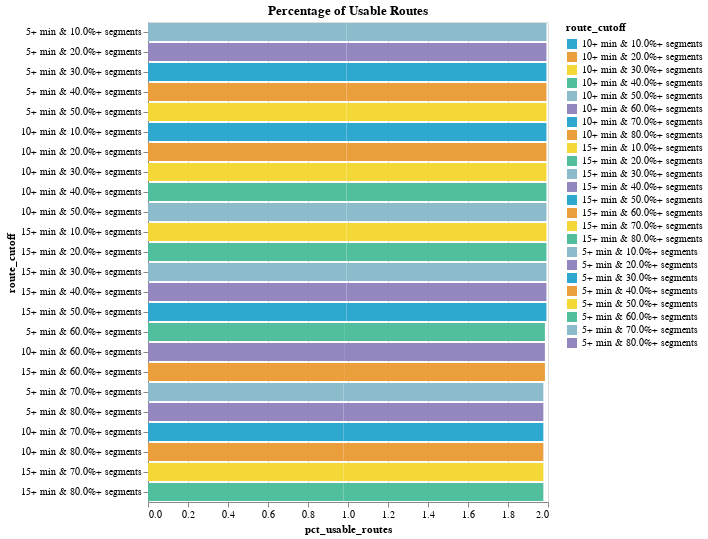

Notebook cell for this chart:
### Code cell
# Dropdown menu 1
dropdown1 = alt.binding_select(
        options=empty_df["name"].sort_values().unique().tolist(), name="name"
    )
selection1 = alt.selection_single(fields=["name"], bind=dropdown1)

(
        alt.Chart(empty_df)
        .mark_bar()
        .encode(
            x=alt.X(
                "pct_usable_routes:Q",
                sort=alt.SortField("pct_usable_routes", order="descending"),
            ),
            y=alt.Y(
                "route_cutoff:N", sort=alt.SortField("pct_usable_routes", order="descending")
            ),
            color=alt.Color(
                "route_cutoff:N", scale=alt.Scale(range=cp.CALITP_CATEGORY_BRIGHT_COLORS)
            ),
            tooltip=[

            ],
        )
        .properties(title=f"Percentage of Usable Routes")
    )#.add_selection(selection1).transform_filter(selection1)

### Figure 1 — Vega-Lite specification as saved in the notebook (floating-point values rounded to 4 significant figures)
{"config": {"view": {"continuousWidth": 400, "continuousHeight": 300}}, "data": {"name": "data-0eaf23092b04c321c3306f6e1b4ca729"}, "mark": "bar", "encoding": {"color": {"field": "route_cutoff", "scale": {"range": ["#2EA8CE", "#EB9F3C", "#F4D837", "#51BF9D", "#8CBCCB", "#9487C0"]}, "type": "nominal"}, "tooltip": [], "x": {"field": "pct_usable_routes", "sort": {"field": "pct_usable_routes", "order": "descending"}, "type": "quantitative"}, "y": {"field": "route_cutoff", "sort": {"field": "pct_usable_routes", "order": "descending"}, "type": "nominal"}}, "title": "Percentage of Usable Routes", "$schema": "https://vega.github.io/schema/vega-lite/v4.17.0.json", "datasets": {"data-0eaf23092b04c321c3306f6e1b4ca729": [{"index": "route_id", "Total Routes in Category": 128, "time_cutoff": 5, "segment_cutoff": 0.1, "name": "Bay Area 511 AC Transit Schedule", "route_cutoff": "5+ min & 10.0%+ segments", "total_routes": 129, "pct_usable_routes": 0.9922}, {"index": "route_id", "Total Routes in Category": 128, "time_cutoff": 5, "segment_cutoff": 0.2, "name": "Bay Area 511 AC Transit Schedule", "route_cutoff": "5+ min & 20.0%+ segments", "total_routes": 129, "pct_usable_routes": 0.9922}, {"index": "route_id", "Total Routes in Category": 128, "time_cutoff": 5, "segment_cutoff": 0.3, "name": "Bay Area 511 AC Transit Schedule", "route_cutoff": "5+ min & 30.0%+ segments", "total_routes": 129, "pct_usable_routes": 0.9922}, {"index": "route_id", "Total Routes in Category": 128, "time_cutoff": 5, "segment_cutoff": 0.4, "name": "Bay Area 511 AC Transit Schedule", "route_cutoff": "5+ min & 40.0%+ segments", "total_routes": 129, "pct_usable_routes": 0.9922}, {"index": "route_id", "Total Routes in Category": 128, "time_cutoff": 5, "segment_cutoff": 0.5, "name": "Bay Area 511 AC Transit Schedule", "route_cutoff": "5+ min & 50.0%+ segments", "total_routes": 129, "pct_usable_routes": 0.9922}, {"index": "route_id", "Total Routes in Category": 127, "time_cutoff": 5, "segment_cutoff": 0.6, "name": "Bay Area 511 AC Transit Schedule", "route_cutoff": "5+ min & 60.0%+ segments", "total_routes": 129, "pct_usable_routes": 0.9845}, {"index": "route_id", "Total Routes in Category": 126, "time_cutoff": 5, "segment_cutoff": 0.7, "name": "Bay Area 511 AC Transit Schedule", "route_cutoff": "5+ min & 70.0%+ segments", "total_routes": 129, "pct_usable_routes": 0.9767}, {"index": "route_id", "Total Routes in Category": 126, "time_cutoff": 5, "segment_cutoff": 0.8, "name": "Bay Area 511 AC Transit Schedule", "route_cutoff": "5+ min & 80.0%+ segments", "total_routes": 129, "pct_usable_routes": 0.9767}, {"index": "route_id", "Total Routes in Category": 128, "time_cutoff": 10, "segment_cutoff": 0.1, "name": "Bay Area 511 AC Transit Schedule", "route_cutoff": "10+ min & 10.0%+ segments", "total_routes": 129, "pct_usable_routes": 0.9922}, {"index": "route_id", "Total Routes in Category": 128, "time_cutoff": 10, "segment_cutoff": 0.2, "name": "Bay Area 511 AC Transit Schedule", "route_cutoff": "10+ min & 20.0%+ segments", "total_routes": 129, "pct_usable_routes": 0.9922}, {"index": "route_id", "Total Routes in Category": 128, "time_cutoff": 10, "segment_cutoff": 0.3, "name": "Bay Area 511 AC Transit Schedule", "route_cutoff": "10+ min & 30.0%+ segments", "total_routes": 129, "pct_usable_routes": 0.9922}, {"index": "route_id", "Total Routes in Category": 128, "time_cutoff": 10, "segment_cutoff": 0.4, "name": "Bay Area 511 AC Transit Schedule", "route_cutoff": "10+ min & 40.0%+ segments", "total_routes": 129, "pct_usable_routes": 0.9922}, {"index": "route_id", "Total Routes in Category": 128, "time_cutoff": 10, "segment_cutoff": 0.5, "name": "Bay Area 511 AC Transit Schedule", "route_cutoff": "10+ min & 50.0%+ segments", "total_routes": 129, "pct_usable_routes": 0.9922}, {"index": "route_id", "Total Routes in Category": 127, "time_cutoff": 10, "segment_cutoff": 0.6, "name": "Bay Area 511 AC Transit Schedule", "route_cutoff": "10+ min & 60.0%+ segments", "total_routes": 129, "pct_usable_routes": 0.9845}, {"index": "route_id", "Total Routes in Category": 126, "time_cutoff": 10, "segment_cutoff": 0.7, "name": "Bay Area 511 AC Transit Schedule", "route_cutoff": "10+ min & 70.0%+ segments", "total_routes": 129, "pct_usable_routes": 0.9767}, {"index": "route_id", "Total Routes in Category": 126, "time_cutoff": 10, "segment_cutoff": 0.8, "name": "Bay Area 511 AC Transit Schedule", "route_cutoff": "10+ min & 80.0%+ segments", "total_routes": 129, "pct_usable_routes": 0.9767}, {"index": "route_id", "Total Routes in Category": 128, "time_cutoff": 15, "segment_cutoff": 0.1, "name": "Bay Area 511 AC Transit Schedule", "route_cutoff": "15+ min & 10.0%+ segments", "total_routes": 129, "pct_usable_routes": 0.9922}, {"index": "route_id", "Total Routes in Category": 128, "time_cutoff": 15, "segment_cutoff": 0.2, "name": "Bay Area 511 AC Transit Schedule", "route_cutoff": "15+ min & 20.0%+ segments", "total_routes": 129, "pct_usable_routes": 0.9922}, {"index": "route_id", "Total Routes in Category": 128, "time_cutoff": 15, "segment_cutoff": 0.3, "name": "Bay Area 511 AC Transit Schedule", "route_cutoff": "15+ min & 30.0%+ segments", "total_routes": 129, "pct_usable_routes": 0.9922}, {"index": "route_id", "Total Routes in Category": 128, "time_cutoff": 15, "segment_cutoff": 0.4, "name": "Bay Area 511 AC Transit Schedule", "route_cutoff": "15+ min & 40.0%+ segments", "total_routes": 129, "pct_usable_routes": 0.9922}, {"index": "route_id", "Total Routes in Category": 128, "time_cutoff": 15, "segment_cutoff": 0.5, "name": "Bay Area 511 AC Transit Schedule", "route_cutoff": "15+ min & 50.0%+ segments", "total_routes": 129, "pct_usable_routes": 0.9922}, {"index": "route_id", "Total Routes in Category": 127, "time_cutoff": 15, "segment_cutoff": 0.6, "name": "Bay Area 511 AC Transit Schedule", "route_cutoff": "15+ min & 60.0%+ segments", "total_routes": 129, "pct_usable_routes": 0.9845}, {"index": "route_id", "Total Routes in Category": 126, "time_cutoff": 15, "segment_cutoff": 0.7, "name": "Bay Area 511 AC Transit Schedule", "route_cutoff": "15+ min & 70.0%+ segments", "total_routes": 129, "pct_usable_routes": 0.9767}, {"index": "route_id", "Total Routes in Category": 126, "time_cutoff": 15, "segment_cutoff": 0.8, "name": "Bay Area 511 AC Transit Schedule", "route_cutoff": "15+ min & 80.0%+ segments", "total_routes": 129, "pct_usable_routes": 0.9767}, {"index": "route_id", "Total Routes in Category": 18, "time_cutoff": 5, "segment_cutoff": 0.1, "name": "Big Blue Bus Schedule", "route_cutoff": "5+ min & 10.0%+ segments", "total_routes": 18, "pct_usable_routes": 1.0}, {"index": "route_id", "Total Routes in Category": 18, "time_cutoff": 5, "segment_cutoff": 0.2, "name": "Big Blue Bus Schedule", "route_cutoff": "5+ min & 20.0%+ segments", "total_routes": 18, "pct_usable_routes": 1.0}, {"index": "route_id", "Total Routes in Category": 18, "time_cutoff": 5, "segment_cutoff": 0.3, "name": "Big Blue Bus Schedule", "route_cutoff": "5+ min & 30.0%+ segments", "total_routes": 18, "pct_usable_routes": 1.0}, {"index": "route_id", "Total Routes in Category": 18, "time_cutoff": 5, "segment_cutoff": 0.4, "name": "Big Blue Bus Schedule", "route_cutoff": "5+ min & 40.0%+ segments", "total_routes": 18, "pct_usable_routes": 1.0}, {"index": "route_id", "Total Routes in Category": 18, "time_cutoff": 5, "segment_cutoff": 0.5, "name": "Big Blue Bus Schedule", "route_cutoff": "5+ min & 50.0%+ segments", "total_routes": 18, "pct_usable_routes": 1.0}, {"index": "route_id", "Total Routes in Category": 18, "time_cutoff": 5, "segment_cutoff": 0.6, "name": "Big Blue Bus Schedule", "route_cutoff": "5+ min & 60.0%+ segments", "total_routes": 18, "pct_usable_routes": 1.0}, {"index": "route_id", "Total Routes in Category": 18, "time_cutoff": 5, "segment_cutoff": 0.7, "name": "Big Blue Bus Schedule", "route_cutoff": "5+ min & 70.0%+ segments", "total_routes": 18, "pct_usable_routes": 1.0}, {"index": "route_id", "Total Routes in Category": 18, "time_cutoff": 5, "segment_cutoff": 0.8, "name": "Big Blue Bus Schedule", "route_cutoff": "5+ min & 80.0%+ segments", "total_routes": 18, "pct_usable_routes": 1.0}, {"index": "route_id", "Total Routes in Category": 18, "time_cutoff": 10, "segment_cutoff": 0.1, "name": "Big Blue Bus Schedule", "route_cutoff": "10+ min & 10.0%+ segments", "total_routes": 18, "pct_usable_routes": 1.0}, {"index": "route_id", "Total Routes in Category": 18, "time_cutoff": 10, "segment_cutoff": 0.2, "name": "Big Blue Bus Schedule", "route_cutoff": "10+ min & 20.0%+ segments", "total_routes": 18, "pct_usable_routes": 1.0}, {"index": "route_id", "Total Routes in Category": 18, "time_cutoff": 10, "segment_cutoff": 0.3, "name": "Big Blue Bus Schedule", "route_cutoff": "10+ min & 30.0%+ segments", "total_routes": 18, "pct_usable_routes": 1.0}, {"index": "route_id", "Total Routes in Category": 18, "time_cutoff": 10, "segment_cutoff": 0.4, "name": "Big Blue Bus Schedule", "route_cutoff": "10+ min & 40.0%+ segments", "total_routes": 18, "pct_usable_routes": 1.0}, {"index": "route_id", "Total Routes in Category": 18, "time_cutoff": 10, "segment_cutoff": 0.5, "name": "Big Blue Bus Schedule", "route_cutoff": "10+ min & 50.0%+ segments", "total_routes": 18, "pct_usable_routes": 1.0}, {"index": "route_id", "Total Routes in Category": 18, "time_cutoff": 10, "segment_cutoff": 0.6, "name": "Big Blue Bus Schedule", "route_cutoff": "10+ min & 60.0%+ segments", "total_routes": 18, "pct_usable_routes": 1.0}, {"index": "route_id", "Total Routes in Category": 18, "time_cutoff": 10, "segment_cutoff": 0.7, "name": "Big Blue Bus Schedule", "route_cutoff": "10+ min & 70.0%+ segments", "total_routes": 18, "pct_usable_routes": 1.0}, {"index": "route_id", "Total Routes in Category": 18, "time_cutoff": 10, "segment_cutoff": 0.8, "name": "Big Blue Bus Schedule", "route_cutoff": "10+ min & 80.0%+ segments", "total_routes": 18, "pct_usable_routes": 1.0}, {"index": "route_id", "Total Routes in Category": 18, "time_cutoff": 15, "segment_cutoff": 0.1, "name": "Big Blue Bus Schedule", "route_cutoff": "15+ min & 10.0%+ segments", "total_routes": 18, "pct_usable_routes": 1.0}, {"index": "route_id", "Total Routes in Category": 18, "time_cutoff": 15, "segment_cutoff": 0.2, "name": "Big Blue Bus Schedule", "route_cutoff": "15+ min & 20.0%+ segments", "total_routes": 18, "pct_usable_routes": 1.0}, {"index": "route_id", "Total Routes in Category": 18, "time_cutoff": 15, "segment_cutoff": 0.3, "name": "Big Blue Bus Schedule", "route_cutoff": "15+ min & 30.0%+ segments", "total_routes": 18, "pct_usable_routes": 1.0}, {"index": "route_id", "Total Routes in Category": 18, "time_cutoff": 15, "segment_cutoff": 0.4, "name": "Big Blue Bus Schedule", "route_cutoff": "15+ min & 40.0%+ segments", "total_routes": 18, "pct_usable_routes": 1.0}, {"index": "route_id", "Total Routes in Category": 18, "time_cutoff": 15, "segment_cutoff": 0.5, "name": "Big Blue Bus Schedule", "route_cutoff": "15+ min & 50.0%+ segments", "total_routes": 18, "pct_usable_routes": 1.0}, {"index": "route_id", "Total Routes in Category": 18, "time_cutoff": 15, "segment_cutoff": 0.6, "name": "Big Blue Bus Schedule", "route_cutoff": "15+ min & 60.0%+ segments", "total_routes": 18, "pct_usable_routes": 1.0}, {"index": "route_id", "Total Routes in Category": 18, "time_cutoff": 15, "segment_cutoff": 0.7, "name": "Big Blue Bus Schedule", "route_cutoff": "15+ min & 70.0%+ segments", "total_routes": 18, "pct_usable_routes": 1.0}, {"index": "route_id", "Total Routes in Category": 18, "time_cutoff": 15, "segment_cutoff": 0.8, "name": "Big Blue Bus Schedule", "route_cutoff": "15+ min & 80.0%+ segments", "total_routes": 18, "pct_usable_routes": 1.0}]}}
